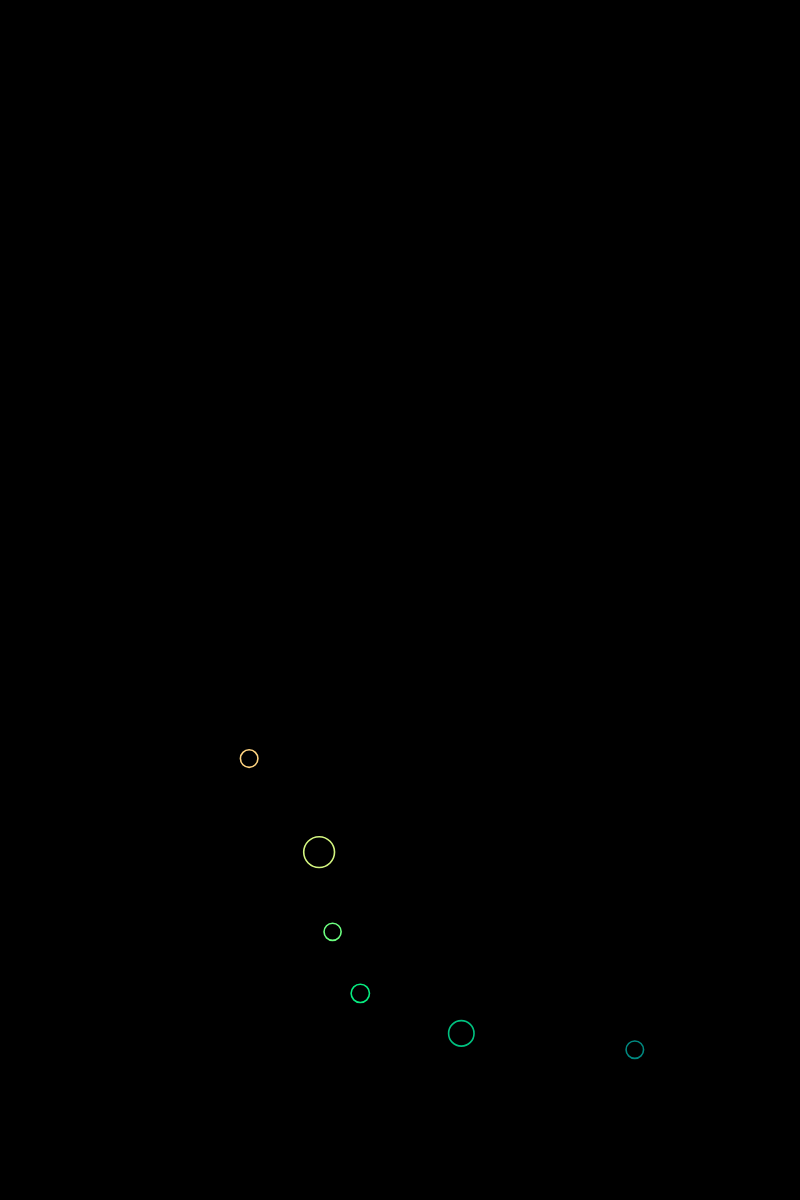
Frame 1 (no input)
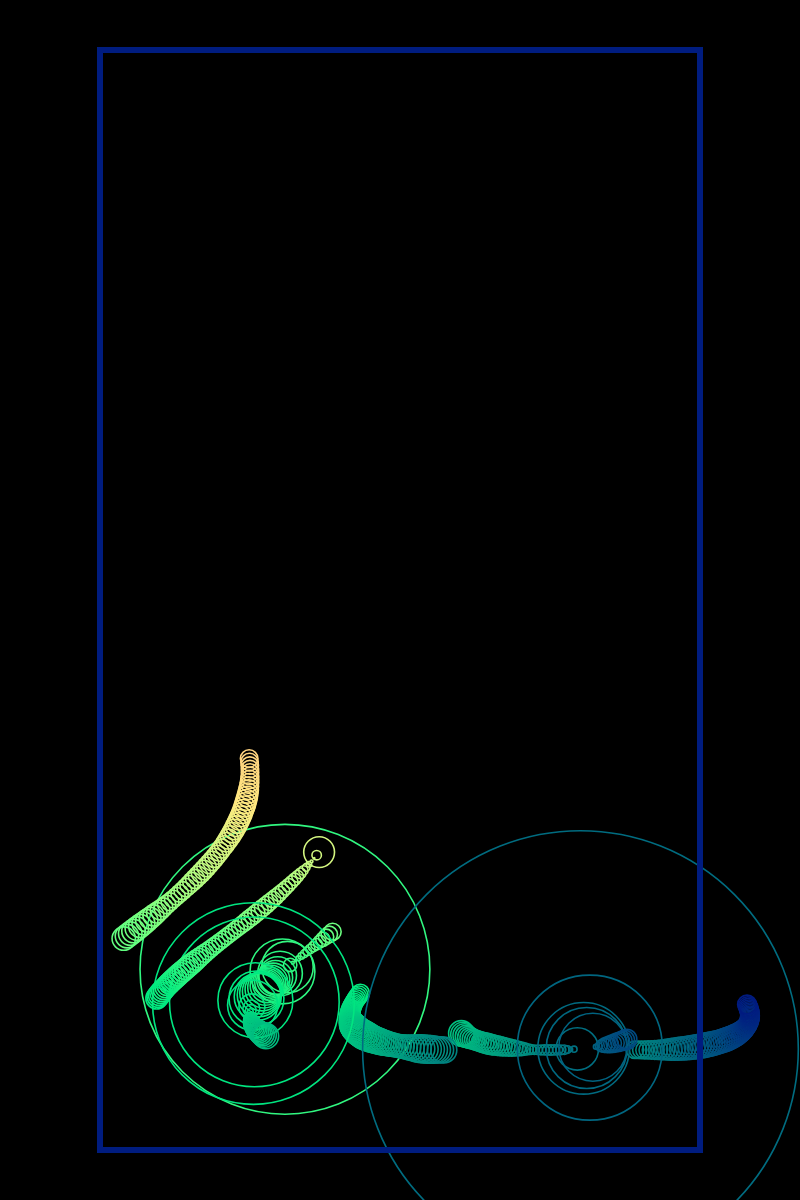
Frame 60 (no input)
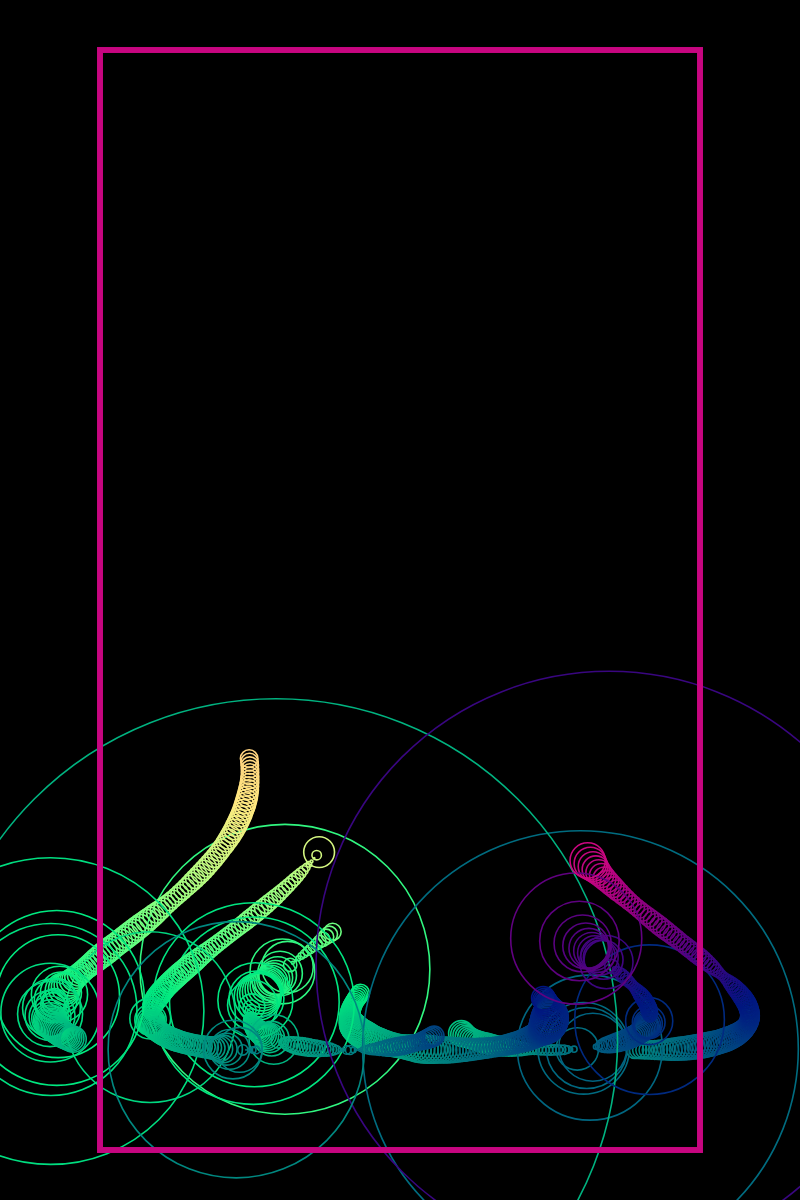
Frame 120 (the mouse pressed at the canvas centre since frame 60)

The p5.js sketch that drew these frames (run headless with seeded random() and noise() and a simulated clock; from frame 60 on, the mouse is pressed at the canvas centre):

// p5.js sketch
// ── sketch.js
function setup() {
  createCanvas(800, 1200);
  xOff = 100;
  noFill();
  background(0)
}

function draw() {
  
  push()
  strokeWeight(5)
  // stroke(0)
  rect(100,50,600,1100)
  pop();
  //background(0,1);
  for (n = 1; n < 2; n++) { //change n value to get cool draw effects try 2 or 20 
    for (x = xOff + 50 ; x < width - xOff; x+=100) {
      t = x / 100 + millis() / 1000 + n*x;
      strokeWeight(1.6)
      // stroke(127.5 + 127.5 * sin(t), 127.5 + 127.5 * cos(t), 127.5);
            stroke(127.5 + 227.5 * cos(t), 127.5 + 127.5 * sin(t), 127.5);


      ellipse(x+100*sin(t*2), //changes width of everything
              600 + 450 * sin(t/2), //constant moves y position, multiplied value before sin() changes height stretch
              20 + 5 * tan(t+noise(t)*10)); //changes radius according to noise value 
                    // 12 + 10 * cos(t+noise(t)*10));

            //values multiplied before cos() = ellipse radius ^
            // value after cos() changes how many circles are drawn in the stroke. Smoothness
    }
  }
  if(frameCount>1000){
    //noLoop()
  }
}
